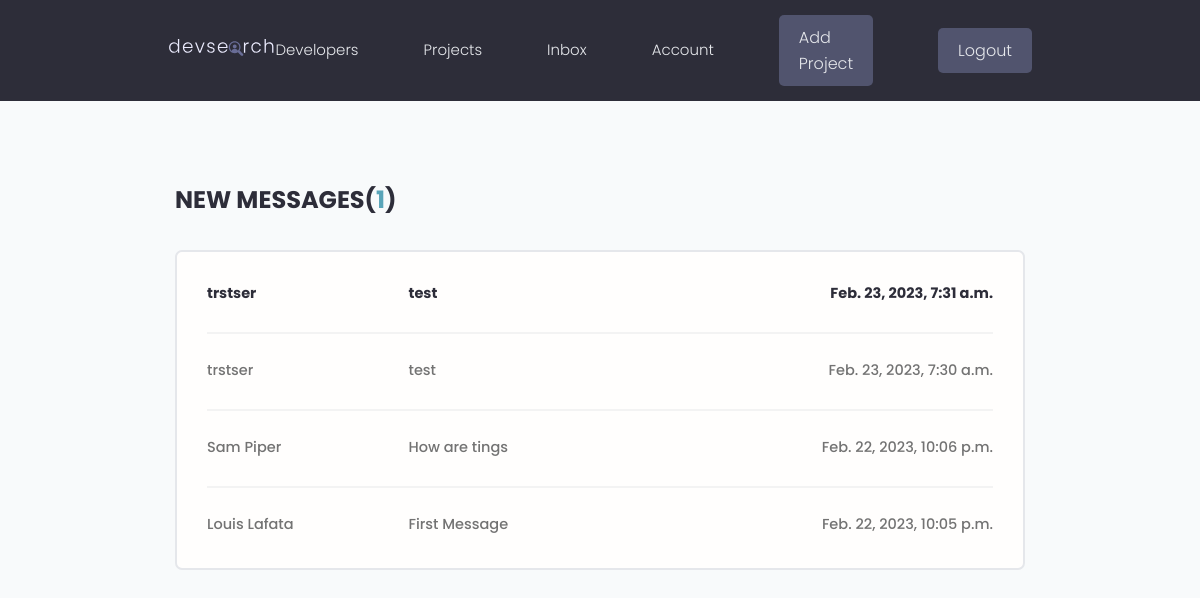
The page /inbox/ (signed in) on the database its author committed.
### users/models.py (models this page shows, shortened)
class Message(models.Model):
    sender = models.ForeignKey(
        Profile, on_delete=models.SET_NULL, null=True, blank=True)
    recipient = models.ForeignKey(
        Profile, on_delete=models.SET_NULL, null=True, blank=True, related_name="messages")
    name = models.CharField(max_length=200, null=True, blank=True)
    email = models.EmailField(max_length=200, null=True, blank=True)
    subject = models.CharField(max_length=200, null=True, blank=True)
    body = models.TextField()
    is_read = models.BooleanField(default=False, null=True)
    created = models.DateTimeField(auto_now_add=True)
    id = models.UUIDField(default=uuid.uuid4, unique=True,
                          primary_key=True, editable=False)
    class Meta:
        ordering = ['is_read', '-created']

### users/views.py (the view)
# urls.py: path('inbox/', views.inbox, name="inbox"),
@login_required(login_url="login")
def inbox(request):
    profile = request.user.profile
    messageRequests = profile.messages.all()
    unreadCount = messageRequests.filter(is_read=False).count()
    context = {'messageRequests': messageRequests, 'unreadCount': unreadCount}
    return render(request, 'users/inbox.html', context)

### users/templates/users/inbox.html (shortened to what this page needs)
{% extends 'main.html' %}
{% block content %}
<main class="inbox my-xl">
  <div class="content-box">
    <h3 class="inbox__title">New Messages(<span>{{unreadCount}}</span>)</h3>
    <ul class="messages">
      {% for message in messageRequests %}
      {% if message.is_read == False %}
      <li class="message message--unread">
        {% else %}
      <li class="message message">
        {% endif %}
        <a href="{% url 'message' message.id %}">
          <span class="message__author">{{message.name}}</span>
          <span class="message__subject">{{message.subject}}</span>
          <span class="message__date">{{message.created}}</span>
        </a>
      </li>
      {% endfor %}
    </ul>
  </div>
</main>
{% endblock content %}

### static/style/app.css (style rules this page uses)
:root { --color-sub: #2d2d39; }
.content-box { width: 95%; max-width: 85rem; margin: 0 auto; }
.inbox { height: 90vh; }
.inbox__title, .inbox__title span { font-size: 2.4rem; font-weight: 700; color: var(--color-sub); text-transform: uppercase; text-align: left; margin-bottom: 3rem; }
.inbox__title span { color: var(--color-main); }
.messages { list-style: none; background: var(--color-white); padding: 0.5rem 3rem; border: 2px solid var(--color-light); border-radius: 0.7rem; }
.message { padding: 2.5rem 0; }
.message > a span { font-size: 1.45rem; font-weight: 500; }
.message.message--unread a span { font-weight: 700; color: var(--color-sub); }
.message:not(:last-child) { border-bottom: 2px solid var(--color-white-light); }
.message > a { display: flex; gap: 1rem; }
.message__author, .message__date { flex-basis: 25%; }
.message__subject { flex-basis: 50%; }
.message__date { text-align: right; }

### frontend/main.css (style rules this page uses)
body { background-color: #f8fafb; margin: 0; }

### static/uikit/styles/modules/_variables.css (style rules this page uses)
:root { --color-main: #5aa5b9; --color-main-light: #e6faff; --color-sub: #3f4156; --color-sub-light: #51546e; --color-sub-lighter: #ededfd; --color-text: #737373; --color-gray: #8b8b8b; --color-light: #e5e7eb; --color-light-gray: #767676; --color-bg: #f8fafd; --color-white: #fffefd; --color-white-light: #f3f3f3; --color-success: #359e64; --color-success-bg: #def8e8; --color-error: #fc4b0b; --color-error-bg: #fff2ee; --font-base: 'Poppins', arial, helvetica, 'Segoe UI', roboto, ubuntu, sans-serif; --font-monospace: 'Fira Code', 'Courier New', courier, monospace; --font-regular: 300; --font-medium: 500; --font-bold: 700; --generic-shadow: 1px 1px 5px #00000010; --generic-transition: all 0.3s ease-in-out; }

### static/uikit/styles/modules/_base.css (style rules this page uses)
* { margin: 0; padding: 0; box-sizing: border-box; text-rendering: optimizeLegibility; color: inherit; font-size: inherit; }
html { font-size: 50%; }
@media only screen and (min-width: 480px) { html { font-size: 56.25%; } }
@media only screen and (min-width: 1200px) { html { font-size: 62.5%; } }
body { line-height: 1.6; font-weight: 400; font-size: 1.5rem; color: var(--color-text); background-color: var(--color-bg); min-height: 100vh; }

### static/uikit/styles/modules/_typography.css (style rules this page uses)
* { font-family: var(--font-base); }
h3 { font-size: 3.2rem; font-weight: var(--font-medium); }
p, span, strong { font-size: 1.6rem; color: var(--color-text); font-weight: var(--font-regular); }
a { padding-bottom: 2px; text-decoration: none; display: inline-block; color: var(--color-main); font-weight: var(--font-medium); }

### static/uikit/styles/modules/_utilities.css (style rules this page uses)
.my-xl { margin: 8rem auto; }

### rows shown on the page
Message: name "trstser", subject "test", created "Feb. 23, 2023, 7:31 a.m."
Message: name "trstser", subject "test", created "Feb. 23, 2023, 7:30 a.m."
Message: name "Sam Piper", subject "How are tings", created "Feb. 22, 2023, 10:06 p.m."
Message: name "Louis Lafata", subject "First Message", created "Feb. 22, 2023, 10:05 p.m."

### other values the page prints
{{ unreadCount }} "1"
